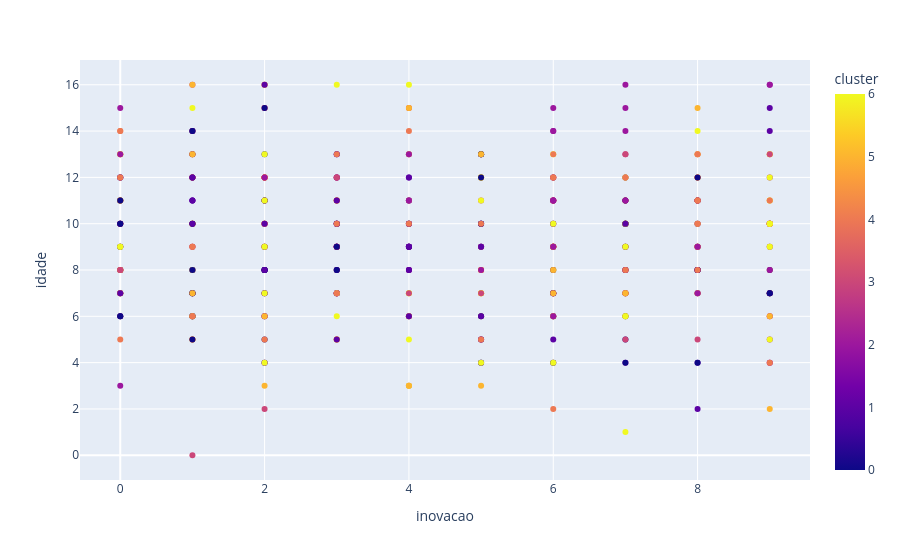

Notebook cell for this chart:
### Markdown cell above
### Cluster: Inovação x Idade

### Code cell
px.scatter(
  data_frame=df_clientes,
  x='inovacao',
  y='idade',
  color='cluster'
)

### Figure 1 — Plotly figure (JSON) as saved in the notebook; plotly's stock layout.template omitted (floating-point values rounded to 4 significant figures; data arrays with more than 128 entries replaced by an {"elided": "..."} marker saying what was removed)
{"data": [{"hovertemplate": "inovacao=%{x}<br>idade=%{y}<br>cluster=%{marker.color}<extra></extra>", "legendgroup": "", "marker": {"color": {"elided": "500 int values"}, "coloraxis": "coloraxis", "symbol": "circle"}, "mode": "markers", "name": "", "orientation": "v", "showlegend": false, "type": "scatter", "x": {"elided": "500 int values"}, "xaxis": "x", "y": {"elided": "500 int values"}, "yaxis": "y"}], "layout": {"coloraxis": {"colorbar": {"title": {"text": "cluster"}}, "colorscale": [[0, "#0d0887"], [0.1111, "#46039f"], [0.2222, "#7201a8"], [0.3333, "#9c179e"], [0.4444, "#bd3786"], [0.5556, "#d8576b"], [0.6667, "#ed7953"], [0.7778, "#fb9f3a"], [0.8889, "#fdca26"], [1, "#f0f921"]]}, "legend": {"tracegroupgap": 0}, "margin": {"t": 60}, "xaxis": {"anchor": "y", "domain": [0, 1], "title": {"text": "inovacao"}}, "yaxis": {"anchor": "x", "domain": [0, 1], "title": {"text": "idade"}}}}
